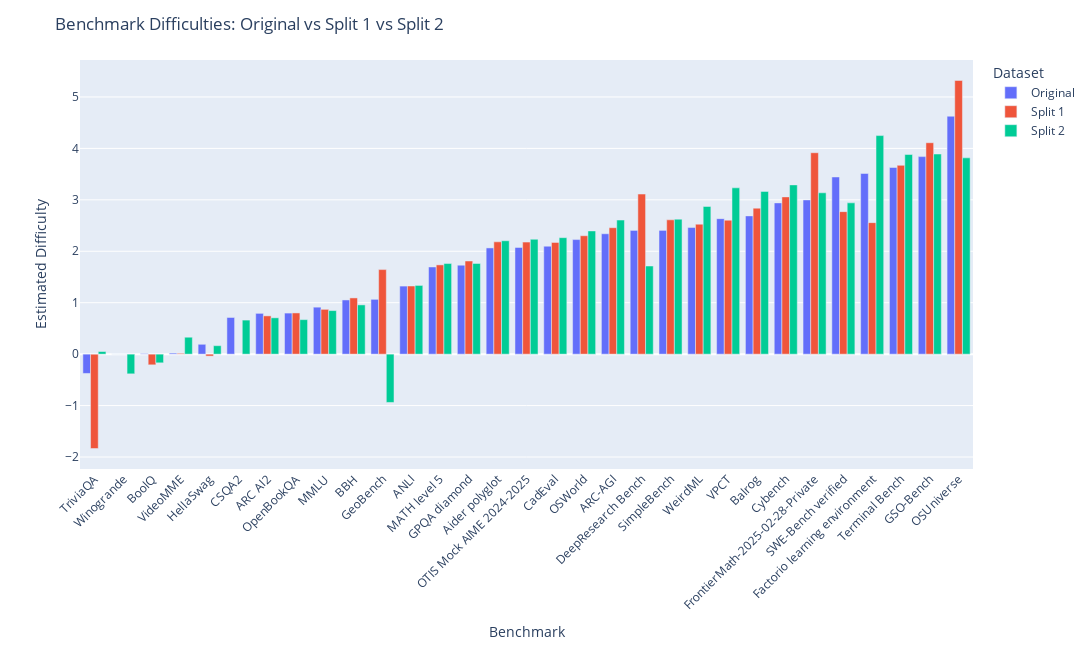

Source (notebook cell):
### Code cell
# Grouped bar chart: Original vs Split 1 vs Split 2 difficulty per benchmark
import plotly.express as px

# Ensure columns exist
required_cols = ['original_benchmark', 'difficulty_original', 'difficulty_split1', 'difficulty_split2']
missing_cols = [c for c in required_cols if c not in split_comparison.columns]
if missing_cols:
    raise ValueError(f"Missing columns in split_comparison: {missing_cols}")

# Order benchmarks by original difficulty (NAs last)
benchmark_order = (
    split_comparison
    .sort_values('difficulty_original', na_position='last')
    ['original_benchmark']
    .tolist()
)

# Long format for plotting
long_df = split_comparison.melt(
    id_vars='original_benchmark',
    value_vars=['difficulty_original', 'difficulty_split1', 'difficulty_split2'],
    var_name='dataset', value_name='estimated_difficulty'
)

label_map = {
    'difficulty_original': 'Original',
    'difficulty_split1': 'Split 1',
    'difficulty_split2': 'Split 2',
}
long_df['dataset'] = long_df['dataset'].map(label_map)

fig = px.bar(
    long_df,
    x='original_benchmark',
    y='estimated_difficulty',
    color='dataset',
    barmode='group',
    category_orders={
        'original_benchmark': benchmark_order,
        'dataset': ['Original', 'Split 1', 'Split 2']
    },
    hover_data={'original_benchmark': True, 'estimated_difficulty': ':.4f', 'dataset': True}
)

fig.update_layout(
    title='Benchmark Difficulties: Original vs Split 1 vs Split 2',
    xaxis_title='Benchmark',
    yaxis_title='Estimated Difficulty',
    width=1200,
    height=650,
    legend_title_text='Dataset',
)
fig.update_xaxes(tickangle=-45)

fig.show()

### Figure 1 — Plotly figure (JSON) as saved in the notebook; plotly's stock layout.template omitted (floating-point values rounded to 4 significant figures)
{"data": [{"alignmentgroup": "True", "customdata": [["Original"], ["Original"], ["Original"], ["Original"], ["Original"], ["Original"], ["Original"], ["Original"], ["Original"], ["Original"], ["Original"], ["Original"], ["Original"], ["Original"], ["Original"], ["Original"], ["Original"], ["Original"], ["Original"], ["Original"], ["Original"], ["Original"], ["Original"], ["Original"], ["Original"], ["Original"], ["Original"], ["Original"], ["Original"], ["Original"], ["Original"]], "hovertemplate": "dataset=%{customdata[0]}<br>original_benchmark=%{x}<br>estimated_difficulty=%{y:.4f}<extra></extra>", "legendgroup": "Original", "marker": {"color": "#636efa", "pattern": {"shape": ""}}, "name": "Original", "offsetgroup": "Original", "orientation": "v", "showlegend": true, "textposition": "auto", "type": "bar", "x": ["ANLI", "ARC AI2", "ARC-AGI", "Aider polyglot", "BBH", "Balrog", "BoolQ", "CSQA2", "CadEval", "Cybench", "DeepResearch Bench", "Factorio learning environment", "FrontierMath-2025-02-28-Private", "GPQA diamond", "GSO-Bench", "GeoBench", "HellaSwag", "MATH level 5", "MMLU", "OSUniverse", "OSWorld", "OTIS Mock AIME 2024-2025", "OpenBookQA", "SWE-Bench verified", "SimpleBench", "Terminal Bench", "TriviaQA", "VPCT", "VideoMME", "WeirdML", "Winogrande"], "xaxis": "x", "y": [1.323, 0.7931, 2.34, 2.065, 1.054, 2.688, 0.01089, 0.713, 2.099, 2.941, 2.406, 3.512, 2.998, 1.73, 3.84, 1.066, 0.1918, 1.695, 0.9135, 4.625, 2.227, 2.075, 0.7986, 3.444, 2.406, 3.629, -0.375, 2.634, 0.02016, 2.461, 0.0], "yaxis": "y"}, {"alignmentgroup": "True", "customdata": [["Split 1"], ["Split 1"], ["Split 1"], ["Split 1"], ["Split 1"], ["Split 1"], ["Split 1"], ["Split 1"], ["Split 1"], ["Split 1"], ["Split 1"], ["Split 1"], ["Split 1"], ["Split 1"], ["Split 1"], ["Split 1"], ["Split 1"], ["Split 1"], ["Split 1"], ["Split 1"], ["Split 1"], ["Split 1"], ["Split 1"], ["Split 1"], ["Split 1"], ["Split 1"], ["Split 1"], ["Split 1"], ["Split 1"], ["Split 1"], ["Split 1"]], "hovertemplate": "dataset=%{customdata[0]}<br>original_benchmark=%{x}<br>estimated_difficulty=%{y:.4f}<extra></extra>", "legendgroup": "Split 1", "marker": {"color": "#EF553B", "pattern": {"shape": ""}}, "name": "Split 1", "offsetgroup": "Split 1", "orientation": "v", "showlegend": true, "textposition": "auto", "type": "bar", "x": ["ANLI", "ARC AI2", "ARC-AGI", "Aider polyglot", "BBH", "Balrog", "BoolQ", "CSQA2", "CadEval", "Cybench", "DeepResearch Bench", "Factorio learning environment", "FrontierMath-2025-02-28-Private", "GPQA diamond", "GSO-Bench", "GeoBench", "HellaSwag", "MATH level 5", "MMLU", "OSUniverse", "OSWorld", "OTIS Mock AIME 2024-2025", "OpenBookQA", "SWE-Bench verified", "SimpleBench", "Terminal Bench", "TriviaQA", "VPCT", "VideoMME", "WeirdML", "Winogrande"], "xaxis": "x", "y": [1.325, 0.744, 2.458, 2.184, 1.093, 2.838, -0.2078, NaN, 2.173, 3.057, 3.113, 2.557, 3.916, 1.811, 4.11, 1.644, -0.03802, 1.735, 0.8714, 5.321, 2.302, 2.178, 0.8012, 2.771, 2.611, 3.671, -1.835, 2.604, 0.01607, 2.527, 0.0], "yaxis": "y"}, {"alignmentgroup": "True", "customdata": [["Split 2"], ["Split 2"], ["Split 2"], ["Split 2"], ["Split 2"], ["Split 2"], ["Split 2"], ["Split 2"], ["Split 2"], ["Split 2"], ["Split 2"], ["Split 2"], ["Split 2"], ["Split 2"], ["Split 2"], ["Split 2"], ["Split 2"], ["Split 2"], ["Split 2"], ["Split 2"], ["Split 2"], ["Split 2"], ["Split 2"], ["Split 2"], ["Split 2"], ["Split 2"], ["Split 2"], ["Split 2"], ["Split 2"], ["Split 2"], ["Split 2"]], "hovertemplate": "dataset=%{customdata[0]}<br>original_benchmark=%{x}<br>estimated_difficulty=%{y:.4f}<extra></extra>", "legendgroup": "Split 2", "marker": {"color": "#00cc96", "pattern": {"shape": ""}}, "name": "Split 2", "offsetgroup": "Split 2", "orientation": "v", "showlegend": true, "textposition": "auto", "type": "bar", "x": ["ANLI", "ARC AI2", "ARC-AGI", "Aider polyglot", "BBH", "Balrog", "BoolQ", "CSQA2", "CadEval", "Cybench", "DeepResearch Bench", "Factorio learning environment", "FrontierMath-2025-02-28-Private", "GPQA diamond", "GSO-Bench", "GeoBench", "HellaSwag", "MATH level 5", "MMLU", "OSUniverse", "OSWorld", "OTIS Mock AIME 2024-2025", "OpenBookQA", "SWE-Bench verified", "SimpleBench", "Terminal Bench", "TriviaQA", "VPCT", "VideoMME", "WeirdML", "Winogrande"], "xaxis": "x", "y": [1.336, 0.7066, 2.607, 2.205, 0.9577, 3.164, -0.1689, 0.6623, 2.264, 3.291, 1.714, 4.249, 3.137, 1.764, 3.89, -0.9387, 0.1645, 1.761, 0.8469, 3.816, 2.395, 2.233, 0.6712, 2.941, 2.624, 3.881, 0.05062, 3.233, 0.3292, 2.872, -0.3829], "yaxis": "y"}], "layout": {"barmode": "group", "height": 650, "legend": {"title": {"text": "Dataset"}, "tracegroupgap": 0}, "margin": {"t": 60}, "title": {"text": "Benchmark Difficulties: Original vs Split 1 vs Split 2"}, "width": 1200, "xaxis": {"anchor": "y", "categoryarray": ["TriviaQA", "Winogrande", "BoolQ", "VideoMME", "HellaSwag", "CSQA2", "ARC AI2", "OpenBookQA", "MMLU", "BBH", "GeoBench", "ANLI", "MATH level 5", "GPQA diamond", "Aider polyglot", "OTIS Mock AIME 2024-2025", "CadEval", "OSWorld", "ARC-AGI", "DeepResearch Bench", "SimpleBench", "WeirdML", "VPCT", "Balrog", "Cybench", "FrontierMath-2025-02-28-Private", "SWE-Bench verified", "Factorio learning environment", "Terminal Bench", "GSO-Bench", "OSUniverse"], "categoryorder": "array", "domain": [0, 1], "tickangle": -45, "title": {"text": "Benchmark"}}, "yaxis": {"anchor": "x", "domain": [0, 1], "title": {"text": "Estimated Difficulty"}}}}
